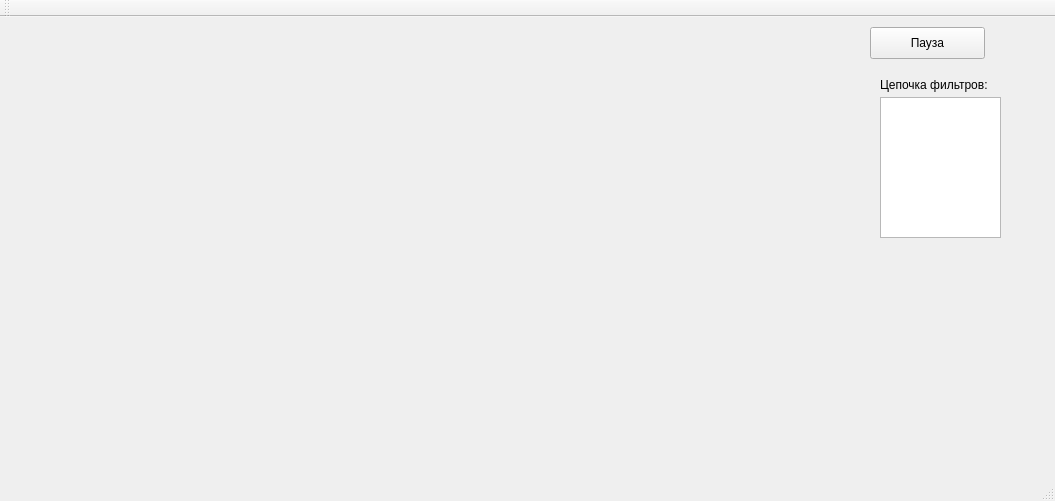
<?xml version="1.0" encoding="UTF-8"?>
<ui version="4.0">
 <class>MainWindow</class>
 <widget class="QMainWindow" name="MainWindow">
  <property name="geometry">
   <rect>
    <x>0</x>
    <y>0</y>
    <width>1055</width>
    <height>501</height>
   </rect>
  </property>
  <property name="sizePolicy">
   <sizepolicy hsizetype="Fixed" vsizetype="Fixed">
    <horstretch>0</horstretch>
    <verstretch>0</verstretch>
   </sizepolicy>
  </property>
  <property name="mouseTracking">
   <bool>false</bool>
  </property>
  <property name="windowTitle">
   <string>Vehicle tracker</string>
  </property>
  <property name="layoutDirection">
   <enum>Qt::LeftToRight</enum>
  </property>
  <property name="unifiedTitleAndToolBarOnMac">
   <bool>true</bool>
  </property>
  <widget class="QWidget" name="centralWidget">
   <widget class="QPushButton" name="startPauseButton">
    <property name="geometry">
     <rect>
      <x>870</x>
      <y>10</y>
      <width>115</width>
      <height>32</height>
     </rect>
    </property>
    <property name="text">
     <string>Пауза</string>
    </property>
   </widget>
   <widget class="QListWidget" name="listName">
    <property name="geometry">
     <rect>
      <x>880</x>
      <y>80</y>
      <width>121</width>
      <height>141</height>
     </rect>
    </property>
   </widget>
   <widget class="QLabel" name="filterChainLabel">
    <property name="geometry">
     <rect>
      <x>880</x>
      <y>60</y>
      <width>141</width>
      <height>16</height>
     </rect>
    </property>
    <property name="text">
     <string>Цепочка фильтров:</string>
    </property>
   </widget>
  </widget>
  <widget class="QMenuBar" name="menuBar">
   <property name="geometry">
    <rect>
     <x>0</x>
     <y>0</y>
     <width>1055</width>
     <height>22</height>
    </rect>
   </property>
  </widget>
  <widget class="QToolBar" name="mainToolBar">
   <attribute name="toolBarArea">
    <enum>TopToolBarArea</enum>
   </attribute>
   <attribute name="toolBarBreak">
    <bool>false</bool>
   </attribute>
  </widget>
  <widget class="QStatusBar" name="statusBar"/>
 </widget>
 <layoutdefault spacing="6" margin="11"/>
 <resources/>
 <connections/>
</ui>
